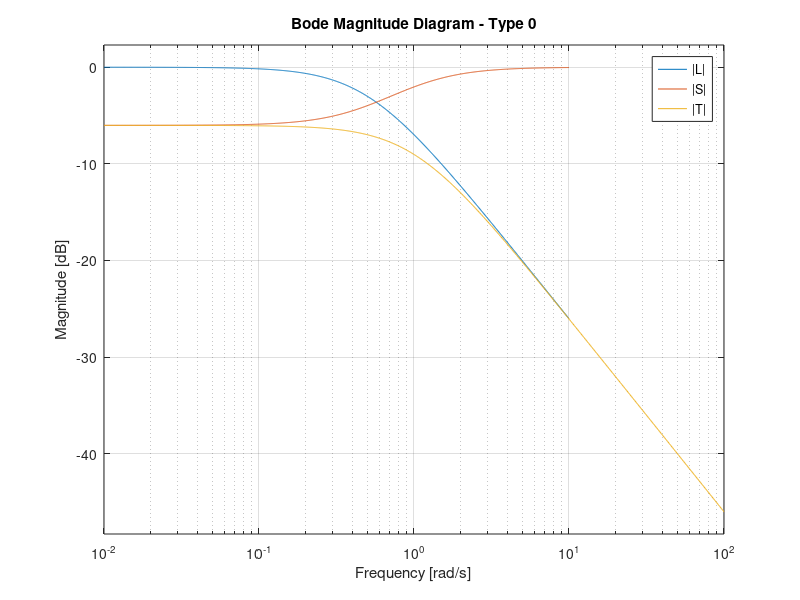

Source code (MATLAB):
num1 = [0.5 1];
den1 = [1 2.5 1];
num2 = [0.5 1];
den2 = [1 2.5 1 0];

tf(num1,den1)
[A,B,C,D] = tf2ss(num1,den1);

%[num,den] = ss2tf(Acl,Bcl,Ccl,Dcl);
%H = tf(num,den);
%bode(H)
%margin(H)
%nyquist(H)

L = ss(A,B,C,D); % L
S = inv(eye(size(L))+L); % Sensitivity
T = eye(size(L)) - S; % Complimentary Sensitivity
bodemag(L)
hold on
bodemag(S)
bodemag(T)
legend('|L|','|S|','|T|')
title('Bode Magnitude Diagram - Type 0')